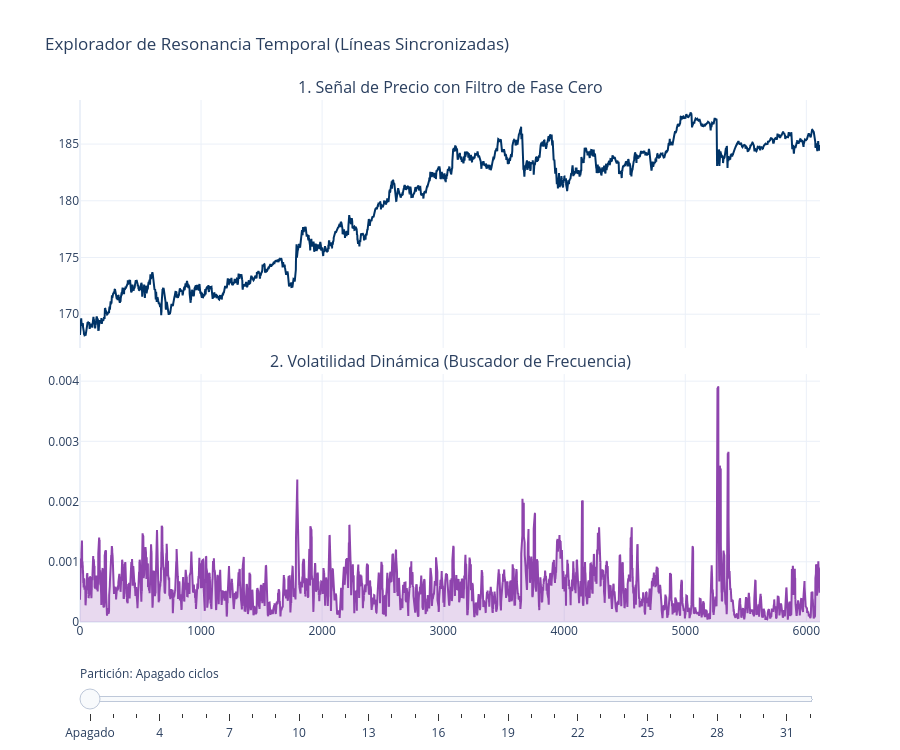

Write notebook code for a chart like this one.
### Code cell
# =====================================================================
# 5 EXPLORADOR DE RESONANCIA TEMPORAL (MATPLOTLIB)
# =====================================================================
print("-> Generando Gráfico de Resonancia Temporal (Matplotlib)...")
n_total = len(df_completo)
indices = np.arange(n_total)

fig, (ax1, ax2) = plt.subplots(2, 1, figsize=(14, 8), sharex=True, gridspec_kw={'hspace': 0.1})

# --- PANEL 1: PRECIO PURIFICADO ---
ax1.plot(indices, df_completo['Kalman_ZeroLag'], color='#003366', linewidth=2, label='Señal Limpia')
ax1.set_title('1. Señal de Precio con Filtro de Fase Cero', fontsize=12, fontweight='bold')
ax1.grid(True, alpha=0.3)
ax1.legend()

# --- PANEL 2: VOLATILIDAD DINÁMICA ---
ax2.plot(indices, df_completo['Volatilidad_Hibrida'], color='#8E44AD', linewidth=2, label='Volatilidad')
ax2.fill_between(indices, df_completo['Volatilidad_Hibrida'], color='#8E44AD', alpha=0.2)
ax2.set_title('2. Volatilidad Dinámica (Buscador de Frecuencia)', fontsize=12, fontweight='bold')
ax2.grid(True, alpha=0.3)
ax2.legend()

# Dibujamos líneas verticales rojas para T=24
cortes_exactos = np.linspace(0, n_total, int(n_total/24) + 1)
for corte in cortes_exactos:
    ax1.axvline(x=corte, color='red', linestyle='--', linewidth=1, alpha=0.7)
    ax2.axvline(x=corte, color='red', linestyle='--', linewidth=1, alpha=0.7)

plt.tight_layout()
plt.savefig('grafica_02_resonancia.png', dpi=300, bbox_inches='tight')
plt.show()
